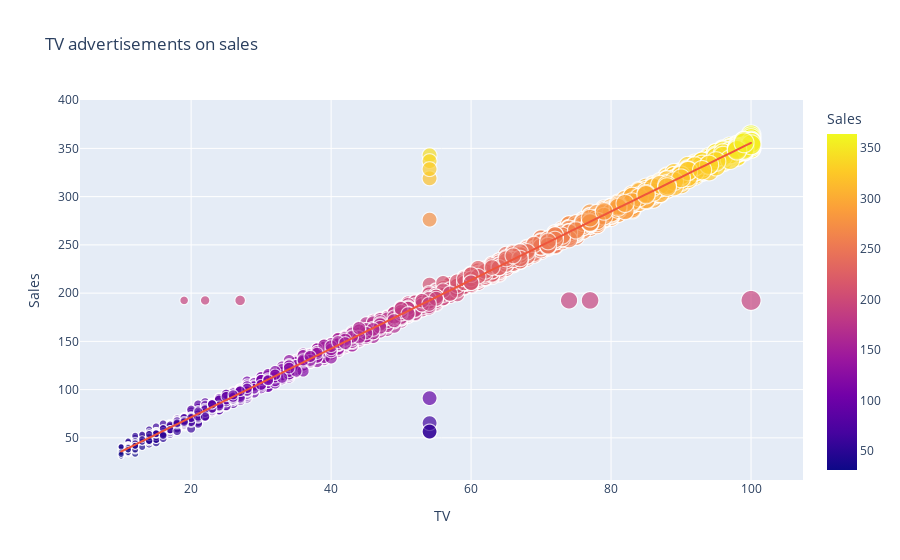

Notebook code cell kept with this figure:
### Code cell
scatterplot = px.scatter(data,
                         x='TV',
                         y='Sales',
                         color='Sales',
                         size=data['TV'],
                         title='TV advertisements on sales',
                         trendline="ols")

# Customize trendline appearance
scatterplot.update_traces(
    line=dict(color='black', width=10), 
    selector=dict(type='scatter', mode='lines') 
)

### Figure 1 — Plotly figure (JSON) as saved in the notebook; plotly's stock layout.template omitted (floating-point values rounded to 4 significant figures; data arrays with more than 128 entries replaced by an {"elided": "..."} marker saying what was removed)
{"data": [{"hovertemplate": "TV=%{marker.size}<br>Sales=%{marker.color}<extra></extra>", "legendgroup": "", "marker": {"color": {"elided": "4572 float values"}, "coloraxis": "coloraxis", "size": {"elided": "4572 float values"}, "sizemode": "area", "sizeref": 0.25, "symbol": "circle"}, "mode": "markers", "name": "", "showlegend": false, "type": "scattergl", "x": {"elided": "4572 float values"}, "xaxis": "x", "y": {"elided": "4572 float values"}, "yaxis": "y"}, {"hovertemplate": "<b>OLS trendline</b><br>Sales = 3.55452 * TV + 0.284903<br>R<sup>2</sup>=0.993316<br><br>TV=%{x}<br>Sales=%{y} <b>(trend)</b><extra></extra>", "legendgroup": "", "marker": {"symbol": "circle"}, "mode": "lines", "name": "", "showlegend": false, "type": "scattergl", "x": {"elided": "4572 float values"}, "xaxis": "x", "y": {"elided": "4572 float values"}, "yaxis": "y"}], "layout": {"coloraxis": {"colorbar": {"title": {"text": "Sales"}}, "colorscale": [[0, "#0d0887"], [0.1111, "#46039f"], [0.2222, "#7201a8"], [0.3333, "#9c179e"], [0.4444, "#bd3786"], [0.5556, "#d8576b"], [0.6667, "#ed7953"], [0.7778, "#fb9f3a"], [0.8889, "#fdca26"], [1, "#f0f921"]]}, "legend": {"itemsizing": "constant", "tracegroupgap": 0}, "title": {"text": "TV advertisements on sales"}, "xaxis": {"anchor": "y", "domain": [0, 1], "title": {"text": "TV"}}, "yaxis": {"anchor": "x", "domain": [0, 1], "title": {"text": "Sales"}}}}
